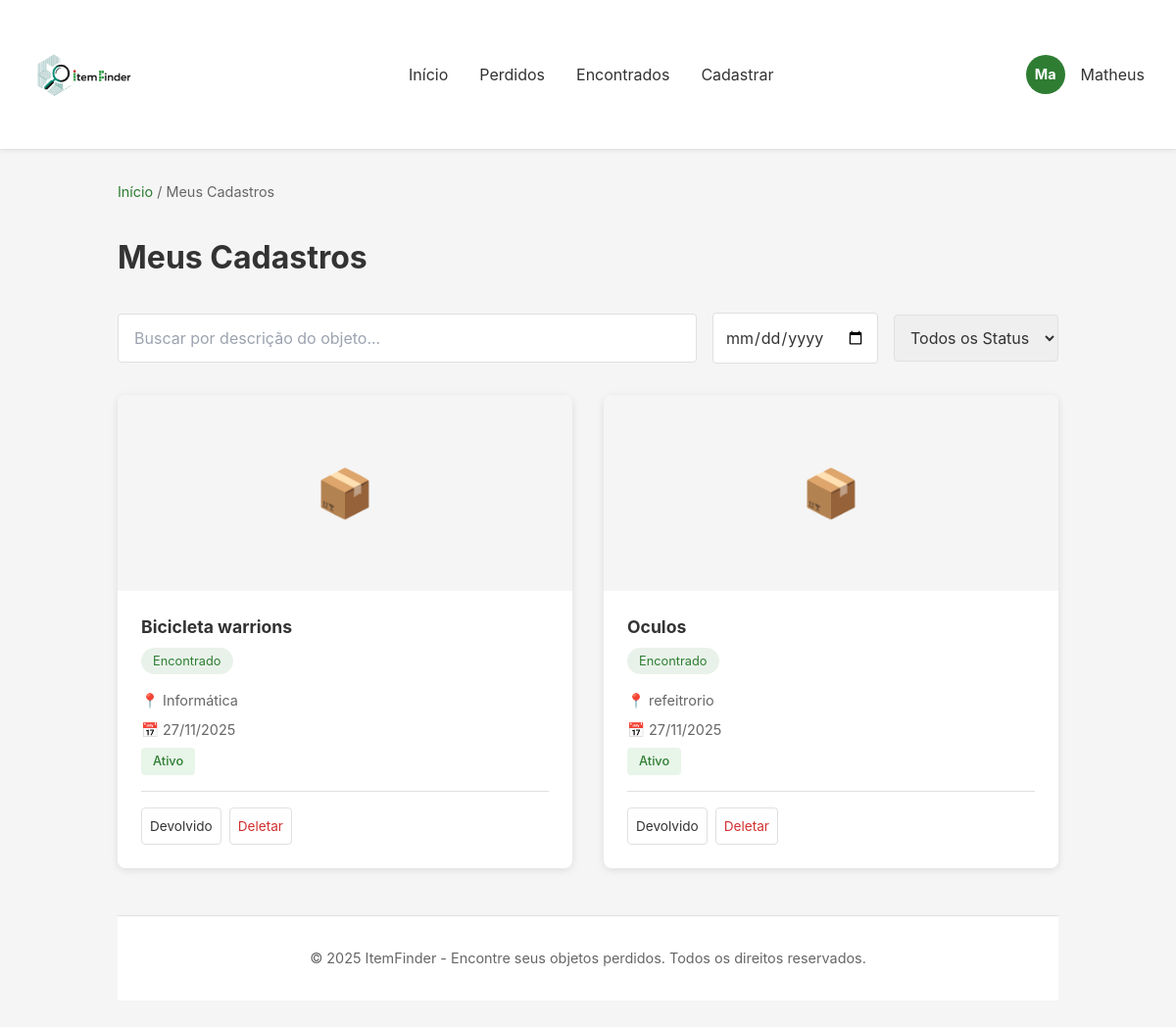
Screenshot of /meus_cadastros/ (signed in) with the database file from the repository.
### app/models.py (models this page shows, shortened)
class ItemAchado(models.Model):
    nome = models.CharField(max_length=100, verbose_name="Nome do Item Achado")
    desc = models.TextField(max_length=250, verbose_name="Descrição", default="Sem descrição")
    foto = models.ImageField(upload_to='fotos/', blank=True, null=True)
    data = models.DateField(verbose_name="Data que o item foi Perdido", null=True, blank=True)
    user = models.ForeignKey(User, on_delete=models.CASCADE)
    data_cadastro = models.DateTimeField(auto_now_add=True)
    telefone = models.CharField(max_length=20)
    OPCOES = [
        ("Biblioteca", "Biblioteca"),
        ("Predio do Café", "Predio do Café"),
        ("Agronomia", "Agronomia"),
        ("Celin", "Celin"),
        ("Predio da informatica", "Predio da informatica"),
        ("Refeitorio", "Refeitorio"),
        ("Predio H", "Predio H"),
        ("Lanchonete", "Lanchonete"),
        ("Coopam", "Coopam"),
        ("Quadra", "Quadra"),
        ("Poli esportivo", "Poli esportivo"),
        ("Tatame", "Tatame"),
        ("Academia", "Academia"),
        ("Selca", "Selca"),
        ("Sala de jogos", "Sala de jogos"),
        ("Alojamento A", "Alojamento A"),
        ("Alojamento B", "Alojamento B"),
        ("Alojamento C", "Alojamento C"),
        ("Hospital Veterinario", "Hospital Veterinario"),
        ("Z3 de Leite", "Z3 de leite"),
        ("Z3 de corte", "Z3 de corte"),
        ("Caprino", "Caprino"),
        ("Suino", "Suino"),
        ("Cunicultura", "Cunicultura"),
        ("Cecaes", "Cecaes"),
    ]
    local = models.CharField(max_length=50, choices=OPCOES, default="Biblioteca")
    OPCOES_CAT = [
        ("Roupa", "Roupa"),
        ("Eletrônico", "Eletrônico"),
        ("Livro", "Livro"),
        ("Documento", "Documento"),
        ("Chave", "Chave"),
        ("Acessório", "Acessório"),
        ("Brinquedo", "Brinquedo"),
        ("Mochila", "Mochila"),
        ("Celular", "Celular"),
        ("Óculos", "Óculos"),
    ]
    categoria = models.CharField(max_length=50, choices=OPCOES_CAT, default="Roupa")
    class Meta:
        verbose_name_plural = "AcheiUmItem"
    @property
    def tipo_item(self):
        return "encontrado"

### app/views.py (the view)
# urls.py: path('meus_cadastros/', views.meus_cadastros, name='meus_cadastros'),
@login_required
def meus_cadastros(request):
    perdidos = ItemPerdido.objects.filter(user=request.user)
    encontrados = ItemAchado.objects.filter(user=request.user)
    cadastros = sorted(
        chain(perdidos, encontrados),
        key=lambda x: x.data_cadastro,
        reverse=True
    )
    return render(request, 'app/meus_cadastros.html', {'cadastros': cadastros})

### app/templates/app/meus_cadastros.html (shortened to what this page needs)
{% load static %}
<head>
    <script src="https://cdn.tailwindcss.com"></script>
</head>
<body>
    <header class="header">
        <div class="header-content">
            <a href="{% url 'index' %}" class="logo flex items-center">
                <img src="{% static 'img/Logo-ItemFinder-removebg-preview.png' %}" alt="ItemFinder"
                    style="height: 120px; width: auto; margin-right: 0.5rem;">
            </a>
            <ul class="nav-links">
                <li><a href="{% url 'index'%}">Início</a></li>
                <li><a href="{% url 'perdidos'%}">Perdidos</a></li>
                <li><a href="{% url 'achados'%}">Encontrados</a></li>
                <li><a href="{% url 'cadastro_user'%}">Cadastrar</a></li>
            </ul>
            <div class="user-menu">
                <div class="user-avatar">
                    {{ request.user.first_name|default:request.user.username|slice:":2" }}
                </div>
                <span>{{ request.user.first_name|default:request.user.username }}</span>
            </div>
        </div>
    </header>
    <div class="container">
        <div class="breadcrumb">
            <a href="{% url 'index' %}">Início</a> / Meus Cadastros
        </div>
        <h1 class="page-title">Meus Cadastros</h1>
        <div class="controls">
            <div class="search-box">
                <input type="text" id="searchInput" placeholder="Buscar por descrição do objeto...">
            </div>
            <div class="filter-group">
                <input type="date" id="dataFiltro">
                <select id="statusFiltro">
                    <option value="">Todos os Status</option>
                </select>
            </div>
        </div>
        <div class="items-grid" id="itemsGrid">
            {% if cadastros %}
            {% for item in cadastros %}
            <div class="item-card" data-status="ativo" data-nome="{{ item.nome }}">
                <div class="item-image">
                    {% if item.foto %}
                    <img src="{{ item.foto.url }}" alt="{{ item.nome }}">
                    {% else %}
                    📦
                    {% endif %}
                </div>
                <div class="item-content">
                    <div class="item-title">{{ item.nome }}</div>
                    <span
                        class="item-category {% if item.tipo_item == 'perdido' %}perdido{% else %}encontrado{% endif %}">
                        {{ item.tipo_item|capfirst }}
                    </span>
                    <div class="item-info">📍 {{ item.local }}</div>
                    <div class="item-info">📅 {{ item.data_cadastro|date:"d/m/Y" }}</div>
                    <span class="item-status ativo">Ativo</span>
                    <div class="item-actions">
                        {% if item.tipo_item == 'perdido' %}
                        <form method="POST" action="{% url 'marcar_encontrado' item.id %}" style="display:inline;">
                            {% csrf_token %}
                            <button type="submit" class="btn-action">Encontrado</button>
                        </form>
                        {% elif item.tipo_item == 'encontrado' %}
                        <form method="POST" action="{% url 'marcar_devolvido' item.id %}" style="display:inline;">
                            <button type="submit" class="btn-action">Devolvido</button>
                        </form>
                        {% endif %}
                        <form method="POST" action="{% url 'deletar_item' item.id %}" style="display:inline;">
                            <button type="submit" class="btn-action danger">Deletar</button>
                        </form>
                    </div>
                </div>
            </div>
            {% endfor %}
        {% endif %}
    </div>
    <footer class="footer">
        <p>&copy; 2025 ItemFinder - Encontre seus objetos perdidos. Todos os direitos reservados.</p>
    </footer>
</body>
</html>

### app/templates/app/meus_cadastros.html (style rules this page uses)
* { margin: 0; padding: 0; box-sizing: border-box; }
body { font-family: -apple-system, BlinkMacSystemFont, 'Segoe UI', Roboto, Oxygen, Ubuntu, Cantarell, sans-serif; background-color: var(--gray-light); color: var(--gray-dark); }
.header { background: white; border-bottom: 1px solid var(--border); padding: 1rem 2rem; box-shadow: 0 2px 4px rgba(0, 0, 0, 0.05); }
.header-content { max-width: 1200px; margin: 0 auto; display: flex; justify-content: space-between; align-items: center; }
.logo { font-size: 1.5rem; font-weight: bold; color: var(--primary); text-decoration: none; }
.nav-links { display: flex; gap: 2rem; list-style: none; }
.nav-links a { color: var(--gray-dark); text-decoration: none; transition: color 0.3s; }
.user-menu { position: relative; display: flex; align-items: center; gap: 1rem; cursor: pointer; }
.user-avatar { width: 40px; height: 40px; border-radius: 50%; background: var(--primary); color: white; display: flex; align-items: center; justify-content: center; font-weight: bold; font-size: 0.9rem; }
.container { max-width: 1200px; margin: 2rem auto; padding: 0 2rem; }
.breadcrumb { margin-bottom: 2rem; color: #666; font-size: 0.9rem; }
.breadcrumb a { color: var(--primary); text-decoration: none; }
.page-title { font-size: 2rem; font-weight: bold; margin-bottom: 2rem; color: var(--gray-dark); }
.controls { display: flex; justify-content: space-between; align-items: center; margin-bottom: 2rem; flex-wrap: wrap; gap: 1rem; }
.search-box { flex: 1; min-width: 250px; position: relative; }
.search-box input { width: 100%; padding: 0.75rem 1rem; border: 1px solid var(--border); border-radius: 4px; font-size: 1rem; }
.filter-group { display: flex; gap: 1rem; align-items: center; }
.filter-group select, .filter-group input { padding: 0.75rem; border: 1px solid var(--border); border-radius: 4px; font-size: 1rem; }
.items-grid { display: grid; grid-template-columns: repeat(auto-fill, minmax(300px, 1fr)); gap: 2rem; margin-bottom: 3rem; }
.item-card { background: white; border-radius: 8px; overflow: hidden; box-shadow: 0 2px 8px rgba(0, 0, 0, 0.1); transition: transform 0.3s, box-shadow 0.3s; }
.item-image { width: 100%; height: 200px; background: var(--gray-light); display: flex; align-items: center; justify-content: center; font-size: 3rem; overflow: hidden; }
.item-content { padding: 1.5rem; }
.item-title { font-size: 1.1rem; font-weight: bold; margin-bottom: 0.5rem; color: var(--gray-dark); }
.item-category { display: inline-block; background: var(--gray-light); color: #666; padding: 0.25rem 0.75rem; border-radius: 20px; font-size: 0.8rem; margin-bottom: 0.5rem; }
.item-category.encontrado { background: rgba(46, 125, 50, 0.1); color: var(--primary); }
.item-info { font-size: 0.9rem; color: #666; margin: 0.5rem 0; }
.item-status { display: inline-block; padding: 0.25rem 0.75rem; border-radius: 4px; font-size: 0.8rem; font-weight: 500; margin-bottom: 1rem; }
.item-status.ativo { background: #e8f5e9; color: #2e7d32; }
.item-actions { display: flex; gap: 0.5rem; padding-top: 1rem; border-top: 1px solid var(--border); }
.btn-action { flex: 1; padding: 0.5rem; border: 1px solid var(--border); background: white; border-radius: 4px; cursor: pointer; font-size: 0.85rem; transition: all 0.3s; }
.btn-action.danger { color: #d32f2f; }
.footer { background: white; border-top: 1px solid var(--border); margin-top: 3rem; padding: 2rem; text-align: center; color: #666; font-size: 0.9rem; }

### rows the page displays
ItemAchado: nome "Bicicleta warrions", tipo_item "Encontrado", local "Informática", data_cadastro "27/11/2025", shows "Devolvido"
ItemAchado: nome "Oculos", tipo_item "Encontrado", local "refeitrorio", data_cadastro "27/11/2025", shows "Devolvido"

### other values shown
{{ request.user.first_name|default:request.user.username|slice:":2" }} "Ma"
{{ request.user.first_name|default:request.user.username }} "Matheus"
